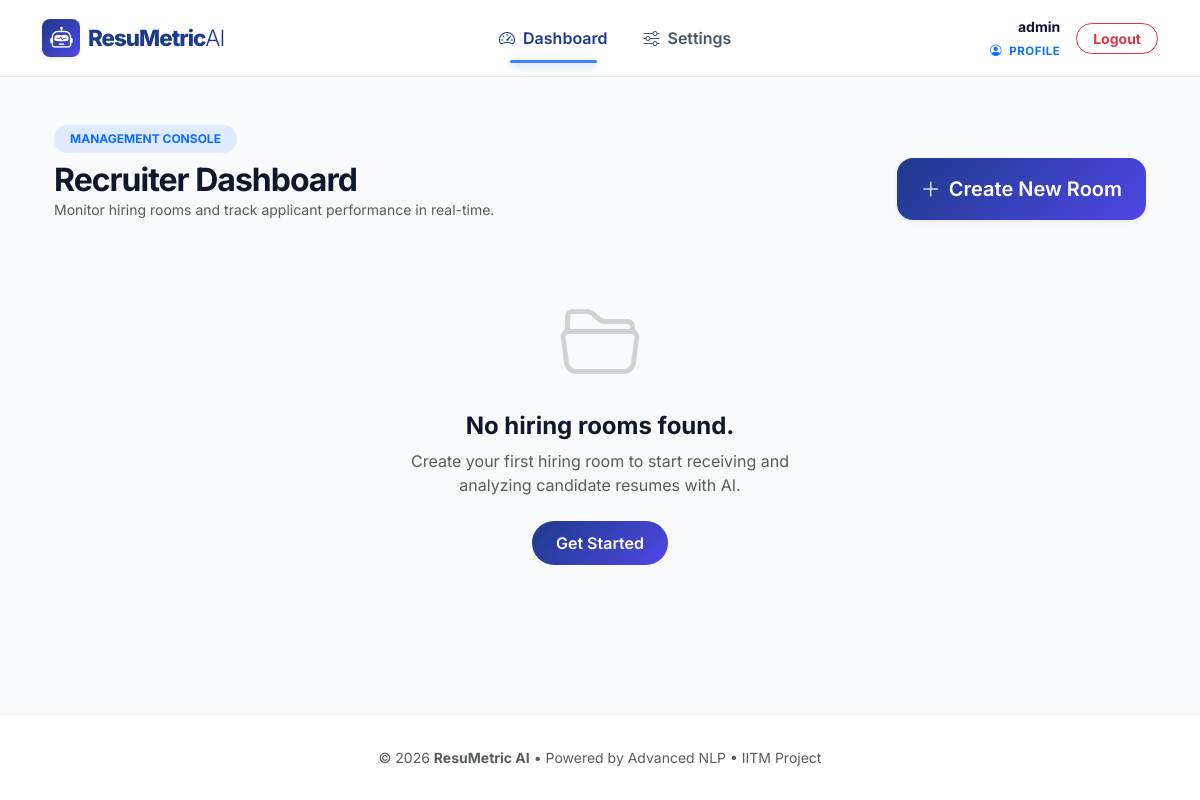
/dashboard/ (signed in), run on an earlier commit of the app's database.
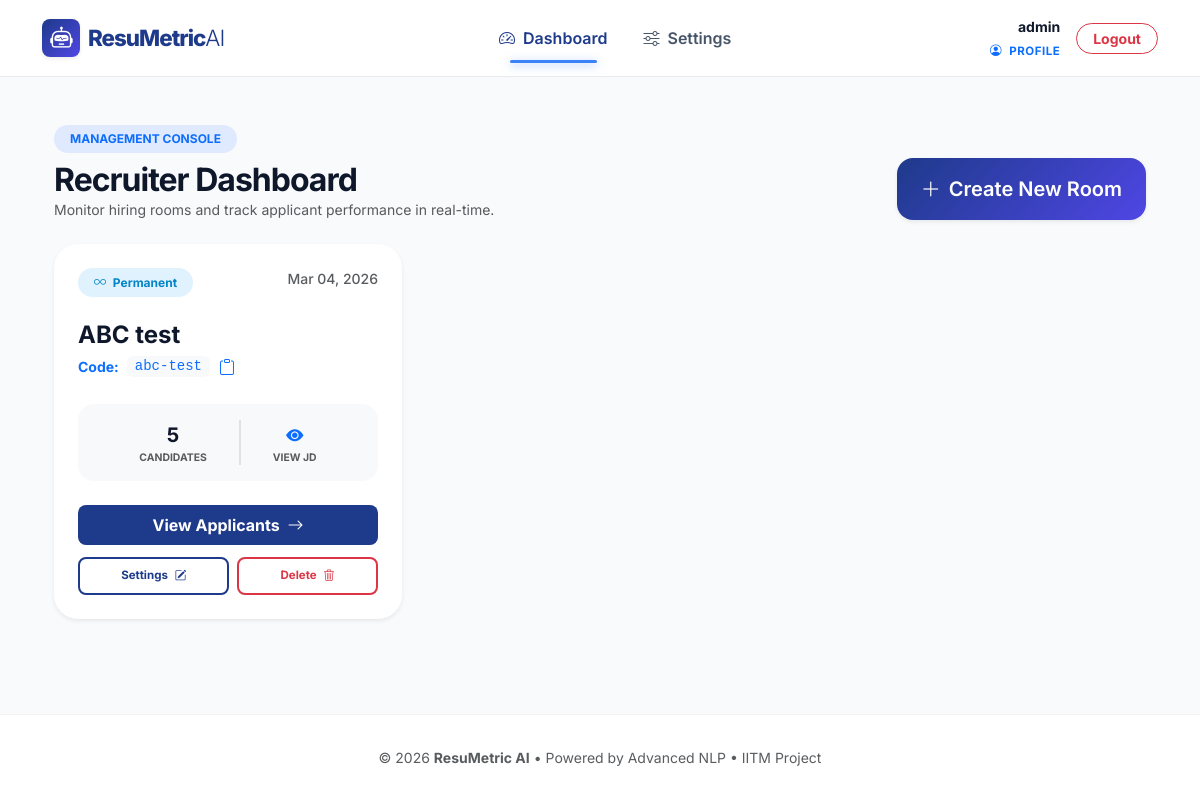
And on a later commit of the database.
### screening/models.py (models this page shows, shortened)
class RecruiterRoom(models.Model):
    created_by = models.ForeignKey(User, on_delete=models.CASCADE)
    name = models.CharField(max_length=255)
    slug = models.SlugField(unique=True)
    jd_text = models.TextField()
    expires_at = models.DateTimeField(null=True, blank=True)
    created_at = models.DateTimeField(auto_now_add=True)
    skill_weight = models.IntegerField(default=40)
    experience_weight = models.IntegerField(default=60)
    keyword_sensitivity = models.CharField(
        max_length=3,
        choices=[('STR', 'Strict'), ('FLX', 'Flexible')],
        default='FLX'
    )
    is_active = models.BooleanField(default=True)

### screening/views.py (the view)
# urls.py: path('dashboard/', dashboard, name='dashboard'),
@login_required
def dashboard(request):
    if request.user.profile.role == 'CANDIDATE':
        return redirect('home_ats_checker')
    rooms = RecruiterRoom.objects.filter(created_by=request.user).order_by('-created_at')
    return render(request, 'screening/dashboard.html', {'rooms': rooms, 'now': timezone.now()})

### screening/templates/screening/dashboard.html (shortened to what the changed rows need)
{% extends 'base.html' %}
{% block content %}
<div class="container py-4 animate__animated animate__fadeIn">
    <div class="d-flex justify-content-between align-items-end mb-4">
        <div>
            <h2 class="fw-bold text-slate-900 mb-0" style="letter-spacing: -1px;">Recruiter Dashboard</h2>
        </div>
    </div>
    <div class="row g-4">
        {% for room in rooms %}
        <div class="col-md-6 col-xl-4">
            <div class="card h-100 border-0 shadow-sm transition-hover" style="border-radius: 24px; background: white;">
                <div class="card-body p-4">
                    <div class="d-flex justify-content-between align-items-start mb-4">
                        {% if room.expires_at %}
                            {% if room.expires_at > now %}
                            <div class="badge rounded-pill bg-success-subtle text-success border-0 px-3 py-2 small">
                                <i class="bi bi-broadcast me-1"></i> Active
                            </div>
                            {% else %}
                            <div class="badge rounded-pill bg-danger-subtle text-danger border-0 px-3 py-2 small">
                                <i class="bi bi-lock-fill me-1"></i> Closed
                            </div>
                            {% endif %}
                        {% else %}
                        <div class="badge rounded-pill bg-info-subtle text-info border-0 px-3 py-2 small">
                            <i class="bi bi-infinity me-1"></i> Permanent
                        </div>
                        {% endif %}
                        <small class="text-muted fw-medium">{{ room.created_at|date:"M d, Y" }}</small>
                    </div>
                    <h4 class="fw-bold text-slate-900 mb-1">{{ room.name }}</h4>
                    <div class="d-flex align-items-center mb-4">
                        <p class="text-primary small fw-bold mb-0">Code: </p>
                        <code id="code-{{ room.slug }}"
                            class="text-primary bg-light px-2 rounded mx-2">{{ room.slug }}</code>
                        <button type="button" class="btn btn-link p-0 text-decoration-none"
                            onclick="copyToClipboard('{{ room.slug }}', this)" title="Copy Code">
                            <i class="bi bi-clipboard"></i>
                        </button>
                    </div>
                    <div class="bg-light rounded-4 p-3 mb-4 d-flex justify-content-center text-center">
                        <div class="px-3">
                            <div class="fw-bold text-slate-900 fs-5">{{ room.submissions.count }}</div>
                            <div class="text-muted x-small text-uppercase fw-bold" style="font-size: 0.65rem;">
                                Candidates</div>
                        </div>
                        <div class="border-start border-2 mx-3"></div>
                        <div class="px-3">
                            <div class="fw-bold text-slate-900 fs-5">
                                <i class="bi bi-eye-fill text-primary small" role="button" data-bs-toggle="modal"
                                    data-bs-target="#jdModal{{ room.id }}"></i>
                            </div>
                            <div class="text-muted x-small text-uppercase fw-bold" style="font-size: 0.65rem;"
                                role="button" data-bs-toggle="modal" data-bs-target="#jdModal{{ room.id }}">View JD
                            </div>
                        </div>
                    </div>
                    <div class="d-grid gap-2">
                        <a href="{% url 'room_detail' room.slug %}"
                            class="btn btn-primary rounded-3 fw-bold py-2 border-0" style="background: #1E3A8A;">
                            View Applicants <i class="bi bi-arrow-right ms-1"></i>
                        </a>
                        <div class="d-flex gap-2 mt-1">
                            <a href="{% url 'edit_room' room.slug %}"
                               class="btn btn-outline-primary flex-grow-1 py-2 rounded-3 fw-bold x-small border-2 shadow-none">
                               Settings <i class="bi bi-pencil-square ms-1"></i>
                            </a>
                            <button class="btn btn-outline-danger flex-grow-1 py-2 rounded-3 fw-bold x-small border-2 shadow-none"
                                data-bs-toggle="modal" data-bs-target="#deleteModal{{ room.id }}">
                                Delete <i class="bi bi-trash3 ms-1"></i>
                            </button>
                        </div>
                    </div>
                </div>
            </div>
        </div>
        {% empty %}
        <div class="col-12 text-center py-5">
            <div class="mb-4 text-muted"><i class="bi bi-folder2-open display-1 opacity-25"></i></div>
            <h4 class="text-slate-600 fw-bold">No hiring rooms found.</h4>
            <p class="text-muted mx-auto" style="max-width: 400px;">Create your first hiring room to start receiving and
                analyzing candidate resumes with AI.</p>
            <a href="{% url 'create_room' %}" class="btn btn-primary rounded-pill px-4 mt-2">Get Started</a>
        </div>
        {% endfor %}
    </div>
</div>
{% endblock %}

What changed in the data, as far as the page shows it:
added RecruiterRoom: shows "Permanent", created_at "Mar 04, 2026", name "ABC test", slug "abc-test", submissions.count "5"
Also different on the page:
text no longer shown: "No hiring rooms found. Create your first hiring room to start receiving and analyzing candidate resumes with AI. Get Started"
